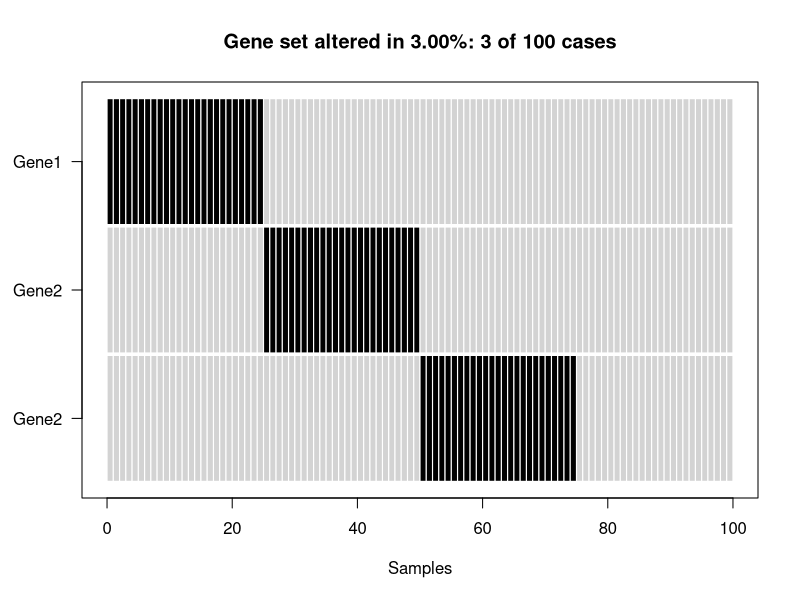
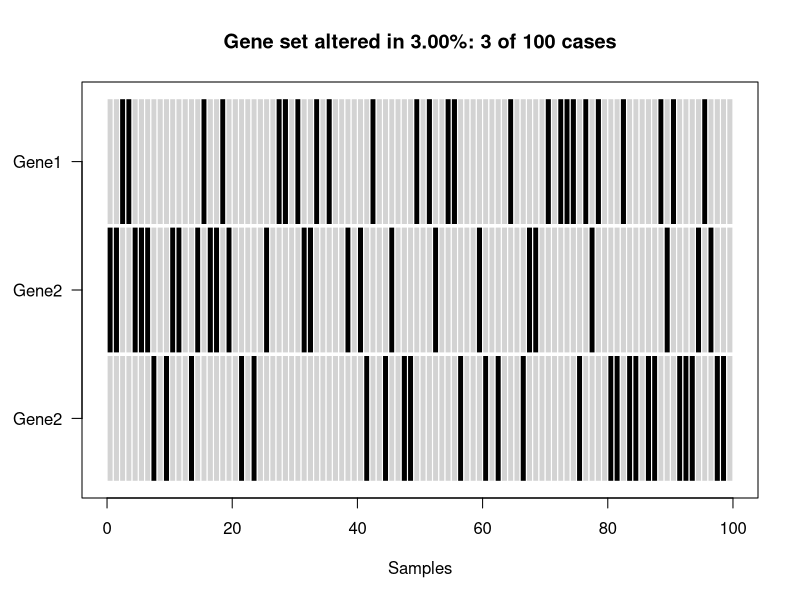

Write the R code that produced these figures, in order.
### Script fetched from B. Arman Aksoy; https://arman.aksoy.org


# This function sorts the matrix for better visualization of mutual exclusivity across genes
memoSort <- function(M) {
	geneOrder <- sort(rowSums(M), decreasing=TRUE, index.return=TRUE)$ix;
	scoreCol <- function(x) {
		score <- 0;
		for(i in 1:length(x)) {
			if(x[i]) {
				score <- score + 2^(length(x)-i);
			}
		}
		return(score);
	}
	scores <- apply(M[geneOrder, ], 2, scoreCol);
	sampleOrder <- sort(scores, decreasing=TRUE, index.return=TRUE)$ix;
	return(M[geneOrder, sampleOrder]);
}

# This is the plotting function
oncoPrint <- function(M, sort=TRUE) {
	if(sort) {
		alts <- memoSort(M);		
	} else {
		alts <- M;
	}

	ngenes <- nrow(alts);
	nsamples <- ncol(alts);
	coverage <- sum(rowSums(alts) > 0);

	### OncoPrint
	numOfOncos <- ngenes*nsamples;
	oncoCords <- matrix( rep(0, numOfOncos * 5), nrow=numOfOncos );
	colnames(oncoCords) <- c("xleft", "ybottom", "xright", "ytop", "altered");

	xpadding <- .01;
	ypadding <- .01;
	cnt <- 1;
	for(i in 1:ngenes) {
		for(j in 1:nsamples) {
			xleft <- j-1 + xpadding;
			ybottom <- ((ngenes-i+1) -1) + ypadding;
			xright <- j - xpadding;
			ytop <- (ngenes-i+1) -ypadding;
			altered <- alts[i, j];
			
			oncoCords[cnt, ] <- c(xleft, ybottom, xright, ytop, altered);
			cnt <- cnt+1;
		}
	}

	colors <- rep("lightgray", cnt);
	colors[ which(oncoCords[, "altered"] == 1) ] <- "black";
	plot(c(0, nsamples), c(0, ngenes), type="n", main=sprintf("Gene set altered in %.2f%%: %d of %d cases", coverage/nsamples*100, coverage, nsamples), xlab="Samples", ylab="", yaxt="n");
	rect(oncoCords[, "xleft"], oncoCords[, "ybottom"],oncoCords[, "xright"], oncoCords[, "ytop"], col=colors, border="white");
	axis(2, at=(ngenes:1)-.5, labels=rownames(alts), las=2);
}

# M is the alteration matrix with T => Altered, F => Not-altered
# Rows are genes, columns are samples
M <- matrix(rep(FALSE, 100*3), ncol=100, nrow=3);
rownames(M) <- c("Gene1", "Gene2", "Gene2");
colnames(M) <- paste("Sample", 1:100, sep="");
M[1, 1:25] <- TRUE;
M[2, 26:50] <- TRUE;
M[3, 51:75] <- TRUE;

# We don't care about the order, so samples can be ordered in any way before plotting
M <- M[, sample(1:100, 100)];
# End of custom alteration matrix

# Create the plot
oncoPrint(M);

# You can also disable the sorting
oncoPrint(M, sort=FALSE);
